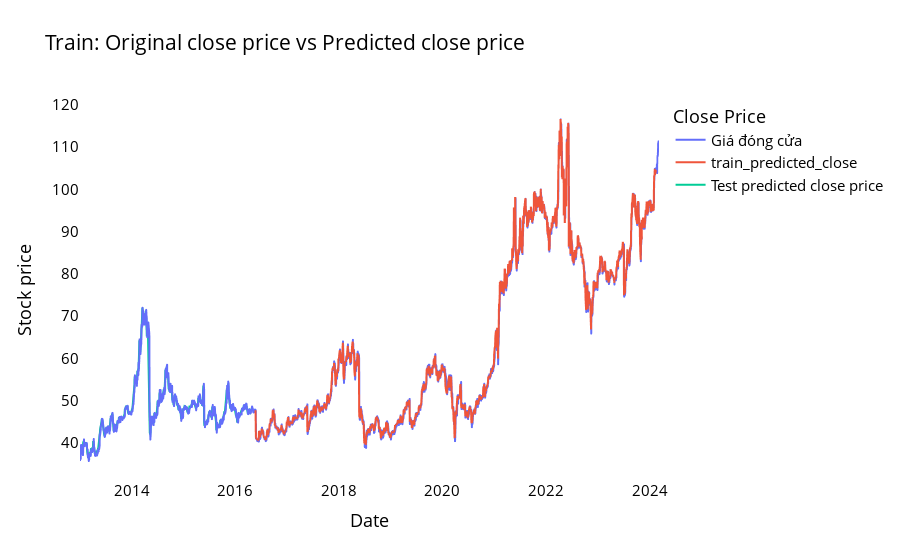

Write notebook code for a chart like this one.
### Code cell
# Plotting
trainPredictPlot = np.empty_like(closedf_FPT2)
trainPredictPlot[:, :] = np.nan
trainPredictPlot[time_step:len(train_predict) + time_step, :] = train_predict

testPredictPlot = np.empty_like(closedf_FPT2)
testPredictPlot[:, :] = np.nan
testPredictPlot[len(train_predict) + (time_step * 2) + 1:len(closedf_FPT2) - 1, :] = test_predict

names = cycle(['Original close price', 'Train predicted close price', 'Test predicted close price'])

# Create separate DataFrames for train and test predictions
train_plotdf = pd.DataFrame({
    'Ngày giao dịch': closedf_FPT2_stock['Ngày giao dịch'],
    'Giá đóng cửa': closedf_FPT2_stock['Giá đóng cửa'],
    'train_predicted_close': trainPredictPlot.reshape(1, -1)[0].tolist(),
})
test_plotdf = pd.DataFrame({
    'Ngày giao dịch': closedf_FPT2_stock['Ngày giao dịch'],
    'Giá đóng cửa': closedf_FPT2_stock['Giá đóng cửa'],
    'test_predicted_close': testPredictPlot.reshape(1, -1)[0].tolist(),
})

# Plotting
fig = px.line(train_plotdf, x='Ngày giao dịch', y=['Giá đóng cửa', 'train_predicted_close'],
              labels={'value': 'Stock price', 'Ngày giao dịch': 'Date'},
              title='Train: Original close price vs Predicted close price')

fig.add_scatter(x=test_plotdf['Ngày giao dịch'], y=test_plotdf['test_predicted_close'],
                mode='lines', name='Test predicted close price')

fig.update_layout(plot_bgcolor='white', font_size=15, font_color='black', legend_title_text='Close Price')
fig.update_xaxes(showgrid=False)
fig.update_yaxes(showgrid=False)
fig.show()

### Figure 1 — Plotly figure (JSON) as saved in the notebook; plotly's stock layout.template omitted (floating-point values rounded to 4 significant figures; data arrays with more than 128 entries replaced by an {"elided": "..."} marker saying what was removed)
{"data": [{"hovertemplate": "variable=Giá đóng cửa<br>Date=%{x}<br>Stock price=%{y}<extra></extra>", "legendgroup": "Giá đóng cửa", "line": {"color": "#636efa", "dash": "solid"}, "marker": {"symbol": "circle"}, "mode": "lines", "name": "Giá đóng cửa", "showlegend": true, "type": "scattergl", "x": {"elided": "2786 str values"}, "xaxis": "x", "y": {"elided": "2786 float values"}, "yaxis": "y"}, {"hovertemplate": "variable=train_predicted_close<br>Date=%{x}<br>Stock price=%{y}<extra></extra>", "legendgroup": "train_predicted_close", "line": {"color": "#EF553B", "dash": "solid"}, "marker": {"symbol": "circle"}, "mode": "lines", "name": "train_predicted_close", "showlegend": true, "type": "scattergl", "x": {"elided": "2786 str values"}, "xaxis": "x", "y": {"elided": "2786 float values"}, "yaxis": "y"}, {"mode": "lines", "name": "Test predicted close price", "type": "scatter", "x": {"elided": "2786 str values"}, "y": {"elided": "2786 float values"}}], "layout": {"font": {"color": "black", "size": 15}, "legend": {"title": {"text": "Close Price"}, "tracegroupgap": 0}, "plot_bgcolor": "white", "title": {"text": "Train: Original close price vs Predicted close price"}, "xaxis": {"anchor": "y", "domain": [0, 1], "showgrid": false, "title": {"text": "Date"}}, "yaxis": {"anchor": "x", "domain": [0, 1], "showgrid": false, "title": {"text": "Stock price"}}}}
